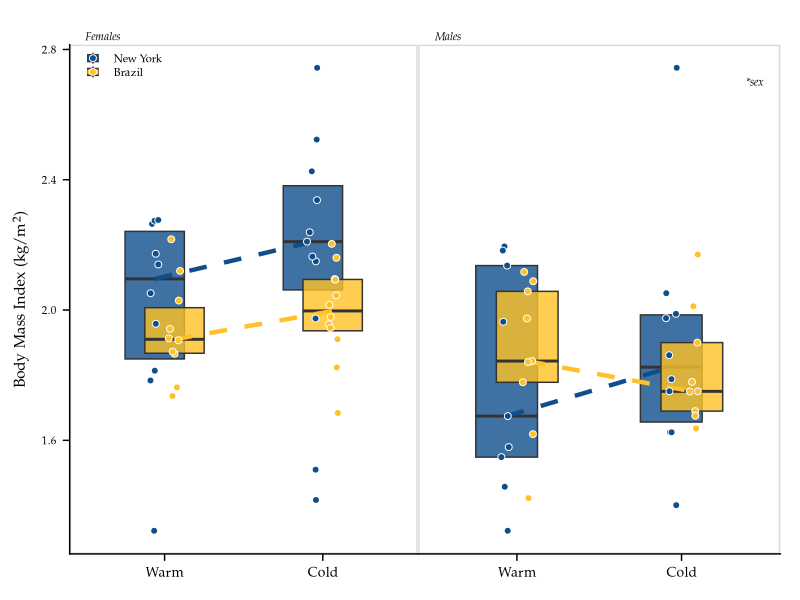
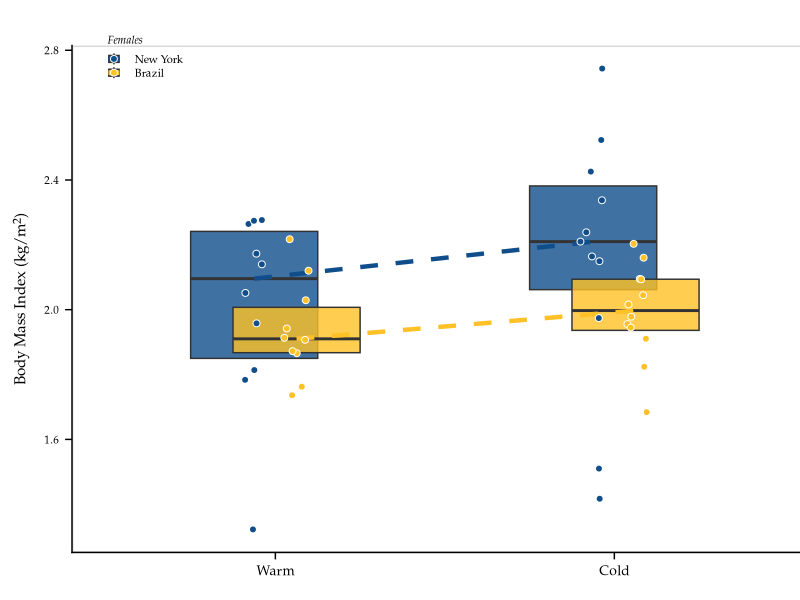
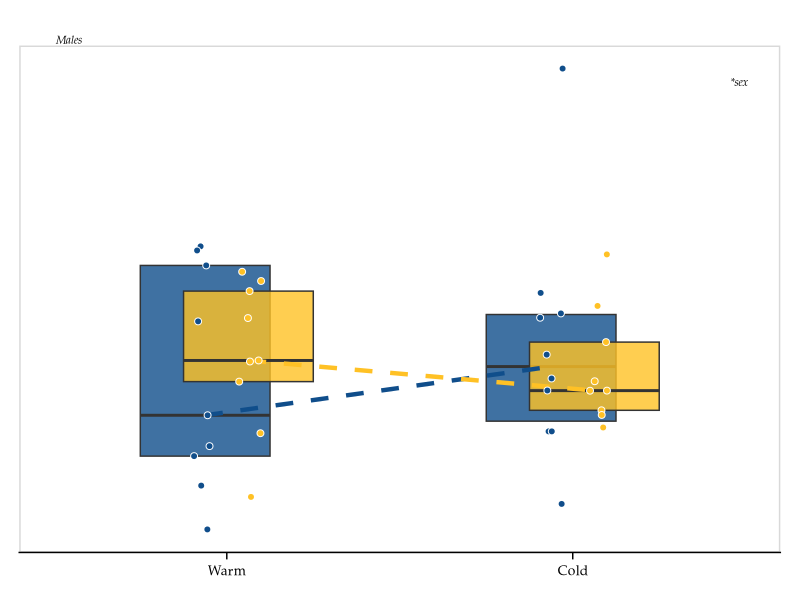

R code for these plots, in order: (Note: this script raises an error after producing the figures.)
#!/usr/bin/env Rscript --vanilla

##############################################################

# Author: Mallory A. Ballinger

# This script plots reaction norms of BMI of New York
# and Brazil mice across environments (i.e. common garden experiment #2.)
# This script generates Fig. S4 in Ballinger_AmNat_2021.


##############################################################
# Required packages
##############################################################

rm(list = ls()) # clears R's environment
library(tidyverse)
library(here)
library(cowplot)
library(glue)
library(ggtext)

set.seed(19910118) # so that jitter plots stay in same jittered positions


##############################################################
# Import data
##############################################################

PostDissectionMetaData <- read_csv(here("data/processed/PostDissectionMetaData.csv")) %>%
  select(-1) %>% # removes first column
  mutate(Sex = fct_relevel(Sex, "Male", "Female")) %>% # put males before females
  mutate(Population = fct_relevel(Population, "New York", "Brazil")) %>% # put evolved cold pop first
  mutate(Line = fct_relevel(Line, "SARA", "SARB", "MANA", "MANB")) %>% # put evolved cold lines first
  mutate(Environment = fct_relevel(Environment, "Warm", "Cold" )) # put warm before cold (evolved before plasticity)


##############################################################
# Get values from statistical analyses
##############################################################

# Refer to ./model_RXNs.R for model comparisons and statistical analyses

# > car::Anova(lmer(BMI_kg_m2 ~ Sex * Population * Environment + (1|Line),
#                   +                 data = PostDissectionMetaData), type = "III")
# Analysis of Deviance Table (Type III Wald chisquare tests)
# 
# Response: BMI_kg_m2
# Chisq Df Pr(>Chisq)    
# (Intercept)                685.5193  1  < 2.2e-16 ***
# Sex                          7.3520  1   0.006699 ** 
# Population                   0.5018  1   0.478721    
# Environment                  1.2811  1   0.257699    
# Sex:Population               0.5605  1   0.454068    
# Sex:Environment              0.6007  1   0.438295    
# Population:Environment       0.9289  1   0.335138    
# Sex:Population:Environment   0.1696  1   0.680472    
# ---
# Signif. codes:  0 ‘***’ 0.001 ‘**’ 0.01 ‘*’ 0.05 ‘.’ 0.1 ‘ ’ 1

BMI_deets <- ("&#42;sex")


##############################################################
# Plot sex-specific BMI plot
##############################################################

# Sex-specific datasets
MaleData <- PostDissectionMetaData %>%
  filter(Sex == "Male")

FemaleData <- PostDissectionMetaData %>%
  filter(Sex == "Female")


BMIrxnF <-
  ggplot(data=FemaleData, aes(x=Environment, y=BMI_kg_m2)) +
  geom_boxplot(aes(fill = Population), position = position_dodge(width=0.25), alpha=0.8, size = 0.5, outlier.shape = NA, notch = FALSE, coef=0) +
  stat_summary(
    fun = median,
    geom = 'line',
    aes(group = Population, color = Population),
    position = position_dodge(width = 0.25) , size=1.5, alpha = 1.2, linetype = "dashed") +
  geom_point(aes(fill = Population), position = position_jitterdodge(jitter.width = 0.15, dodge.width=0.25), alpha=5, size=2, shape=21, color = "white") +
  #annotate("text", x = 0.75, y=25, label="Males", family = "Palatino") +
  scale_color_manual(values=rep(c("dodgerblue4", "goldenrod1"))) +
  scale_fill_manual(values=rep(c("dodgerblue4", "goldenrod1"))) +
  #scale_x_discrete("Environment", expand=c(0.075,0.5)) +
  #guides(color=guide_legend(override.aes=list(fill=NA)),
  # linetype=guide_legend(override.aes = list(fill=NA))) +# removes gray shading from legend
  #scale_y_continuous(breaks = seq(from=8, to=24, by=4), labels = seq(from=8, to=24, by=4), limits = c(8,25)) +
  theme_half_open(20) +
  panel_border() + # puts border around facets
  theme(panel.grid.minor = element_blank(), axis.line = element_line(colour = "black"),
        axis.title.x = element_blank(),
        axis.title.y = element_markdown(margin = margin(r = 10), size = 11, family = "Palatino"),
        axis.text.x = element_text(size = 10, color = "black", family = "Palatino"),
        axis.text.y = element_text(size = 8, color = "black", family = "Palatino"),
        legend.position = c(0.047, 0.96),
        legend.background = element_blank(),
        legend.box.background = element_blank(),
        legend.key = element_blank(),
        legend.key.height = unit(0.35, "cm"),
        legend.key.width = unit(0.35, "cm"),
        legend.text = element_text(size=8, family = "Palatino"),
        legend.title = element_blank(),
        plot.tag = element_text(family = "Palatino", size = 8, face = "italic"),
        plot.tag.position = c(0.2,1.015),
        plot.title = element_text(size = 8, face = "italic", hjust = 0.05, vjust = -3, family = "Palatino"),
        plot.title.position = "panel",
        plot.margin = unit(c(0.5, -0.45, 0.5, 0.3), "cm")) +
  labs(x = "",
       y = "Body Mass Index (kg/m<sup>2</sup>)",
       title = "Females")


BMIrxnM <-
  ggplot(data=MaleData, aes(x=Environment, y=BMI_kg_m2)) +
  geom_boxplot(aes(fill = Population), position = position_dodge(width=0.25), alpha=0.8, size = 0.5, outlier.shape = NA, notch = FALSE, coef=0) +
  stat_summary(
    fun = median,
    geom = 'line',
    aes(group = Population, color = Population),
    position = position_dodge(width = 0.25) , size=1.5, alpha = 1.2, linetype = "dashed") +
  geom_point(aes(fill = Population), position = position_jitterdodge(jitter.width = 0.15, dodge.width=0.25), alpha=5, size=2, shape=21, color = "white") +
  #annotate("text", x = 2.4, y=25, label="****sex\n*pop", family = "Palatino", fontface = 3, size = 3, hjust = 1) +
  scale_color_manual(values=rep(c("dodgerblue4", "goldenrod1"))) +
  scale_fill_manual(values=rep(c("dodgerblue4", "goldenrod1"))) +
  #scale_x_discrete("Environment", expand=c(0.075,0.5)) +
  #scale_y_continuous(breaks = seq(from=1.2, to=3, by=4), labels = seq(from=8, to=24, by=4), limits = c(8,25)) +
  theme_half_open(20) +
  panel_border() + # puts border around facets
  theme(panel.grid.minor = element_blank(), axis.line = element_line(colour = "black"),
        axis.title.x = element_blank(),
        axis.title.y = element_text(margin = margin(r = 10), size = 10, family = "Palatino"),
        axis.text.x = element_text(size = 10, color = "black", family = "Palatino"),
        axis.text.y = element_blank(),
        axis.ticks.y = element_blank(),
        axis.line.y = element_blank(),
        legend.position = "none",
        plot.tag = element_markdown(family = "Palatino", size = 8, face = "italic", hjust = 1),
        plot.tag.position = c(0.96,0.89),
        plot.title = element_text(size = 8, face = "italic", hjust = 0.05, vjust = -3, family = "Palatino"),
        plot.title.position = "panel",
        plot.margin = unit(c(0.5, 0.5, 0.5, -0.42), "cm")) + # top, right, bottom, left (0.5, 0.5, 0.1, -0.5)
  labs(x = "",
       y = "",
       tag = BMI_deets,
       title = "Males")


BMI <- cowplot::plot_grid(BMIrxnF, BMIrxnM, align = "h", label_fontfamily = "Palatino",
                         label_size = 12, label_x = 0.05, hjust = 0)


#ggsave("results/figures/RXNs_BMI.tiff", height = 3.5, width = 6, compression = "lzw")
ggsave("results/figures/RXNs_BMI.pdf", height = 3.5, width = 6)
